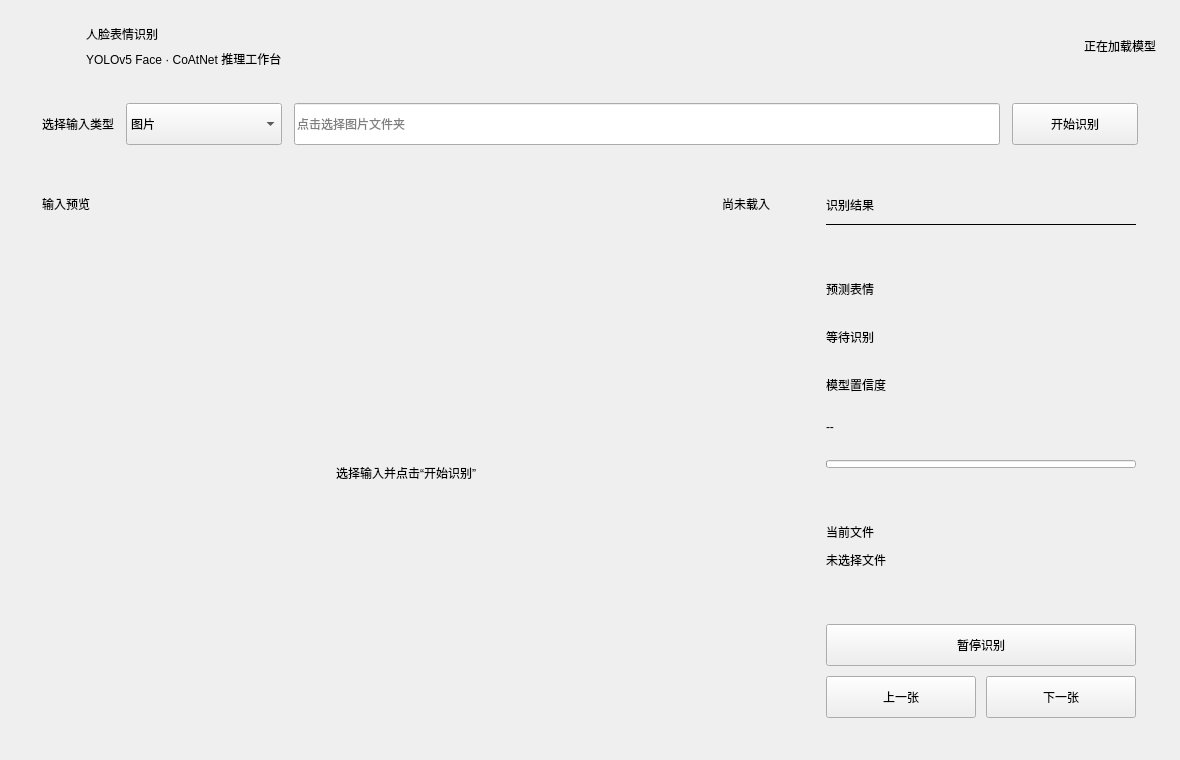
<?xml version="1.0" encoding="UTF-8"?>
<ui version="4.0">
 <class>mainWindow</class>
 <widget class="QMainWindow" name="mainWindow">
  <property name="geometry">
   <rect>
    <x>0</x>
    <y>0</y>
    <width>1180</width>
    <height>760</height>
   </rect>
  </property>
  <property name="minimumSize">
   <size>
    <width>980</width>
    <height>640</height>
   </size>
  </property>
  <property name="windowTitle">
   <string>人脸表情识别系统</string>
  </property>
  <widget class="QWidget" name="centralwidget">
   <layout class="QVBoxLayout" name="verticalLayout_root">
    <property name="spacing">
     <number>18</number>
    </property>
    <property name="leftMargin">
     <number>24</number>
    </property>
    <property name="topMargin">
     <number>22</number>
    </property>
    <property name="rightMargin">
     <number>24</number>
    </property>
    <property name="bottomMargin">
     <number>24</number>
    </property>
    <item>
     <layout class="QHBoxLayout" name="horizontalLayout_header">
      <property name="spacing">
       <number>14</number>
      </property>
      <item>
       <widget class="QLabel" name="appMark">
        <property name="minimumSize">
         <size>
          <width>48</width>
          <height>48</height>
         </size>
        </property>
        <property name="maximumSize">
         <size>
          <width>48</width>
          <height>48</height>
         </size>
        </property>
        <property name="text">
         <string/>
        </property>
        <property name="alignment">
         <set>Qt::AlignCenter</set>
        </property>
       </widget>
      </item>
      <item>
       <layout class="QVBoxLayout" name="verticalLayout_brand">
        <property name="spacing">
         <number>2</number>
        </property>
        <item>
         <widget class="QLabel" name="headerTitle">
          <property name="text">
           <string>人脸表情识别</string>
          </property>
         </widget>
        </item>
        <item>
         <widget class="QLabel" name="headerSubtitle">
          <property name="text">
           <string>YOLOv5 Face · CoAtNet 推理工作台</string>
          </property>
         </widget>
        </item>
       </layout>
      </item>
      <item>
       <spacer name="horizontalSpacer_header">
        <property name="orientation">
         <enum>Qt::Horizontal</enum>
        </property>
        <property name="sizeHint" stdset="0">
         <size>
          <width>40</width>
          <height>20</height>
         </size>
        </property>
       </spacer>
      </item>
      <item>
       <widget class="QLabel" name="modelStatus">
        <property name="minimumSize">
         <size>
          <width>0</width>
          <height>32</height>
         </size>
        </property>
        <property name="text">
         <string>正在加载模型</string>
        </property>
        <property name="alignment">
         <set>Qt::AlignCenter</set>
        </property>
       </widget>
      </item>
     </layout>
    </item>
    <item>
     <widget class="QFrame" name="controlPanel">
      <property name="minimumSize">
       <size>
        <width>0</width>
        <height>72</height>
       </size>
      </property>
      <property name="frameShape">
       <enum>QFrame::NoFrame</enum>
      </property>
      <layout class="QHBoxLayout" name="horizontalLayout_controls">
       <property name="spacing">
        <number>12</number>
       </property>
       <property name="leftMargin">
        <number>18</number>
       </property>
       <property name="topMargin">
        <number>14</number>
       </property>
       <property name="rightMargin">
        <number>18</number>
       </property>
       <property name="bottomMargin">
        <number>14</number>
       </property>
       <item>
       <widget class="QLabel" name="label_inputType">
         <property name="text">
          <string>选择输入类型</string>
         </property>
        </widget>
       </item>
       <item>
        <widget class="QComboBox" name="comboBox">
         <property name="minimumSize">
          <size>
           <width>156</width>
           <height>42</height>
          </size>
         </property>
         <property name="maximumSize">
          <size>
           <width>176</width>
           <height>42</height>
          </size>
         </property>
         <property name="iconSize">
          <size>
           <width>18</width>
           <height>18</height>
          </size>
         </property>
         <item>
          <property name="text">
           <string>图片</string>
          </property>
         </item>
         <item>
          <property name="text">
           <string>视频</string>
          </property>
         </item>
         <item>
          <property name="text">
           <string>摄像头</string>
          </property>
         </item>
        </widget>
       </item>
       <item>
        <widget class="QLineEdit" name="lineEdit">
         <property name="minimumSize">
          <size>
           <width>0</width>
           <height>42</height>
          </size>
         </property>
         <property name="readOnly">
          <bool>true</bool>
         </property>
         <property name="placeholderText">
          <string>点击选择图片文件夹</string>
         </property>
        </widget>
       </item>
       <item>
        <widget class="QPushButton" name="pushButton_start">
         <property name="minimumSize">
          <size>
           <width>126</width>
           <height>42</height>
          </size>
         </property>
         <property name="maximumSize">
          <size>
           <width>150</width>
           <height>42</height>
          </size>
         </property>
         <property name="text">
          <string>开始识别</string>
         </property>
        </widget>
       </item>
      </layout>
     </widget>
    </item>
    <item>
     <layout class="QHBoxLayout" name="horizontalLayout_main">
      <property name="spacing">
       <number>18</number>
      </property>
      <item>
       <widget class="QFrame" name="previewPanel">
        <property name="frameShape">
         <enum>QFrame::NoFrame</enum>
        </property>
        <layout class="QVBoxLayout" name="verticalLayout_preview">
         <property name="spacing">
          <number>14</number>
         </property>
         <property name="leftMargin">
          <number>18</number>
         </property>
         <property name="topMargin">
          <number>16</number>
         </property>
         <property name="rightMargin">
          <number>18</number>
         </property>
         <property name="bottomMargin">
          <number>18</number>
         </property>
         <item>
          <layout class="QHBoxLayout" name="horizontalLayout_previewHeader">
           <item>
            <widget class="QLabel" name="previewTitle">
             <property name="text">
              <string>输入预览</string>
             </property>
            </widget>
           </item>
           <item>
            <spacer name="horizontalSpacer_preview">
             <property name="orientation">
              <enum>Qt::Horizontal</enum>
             </property>
             <property name="sizeHint" stdset="0">
              <size>
               <width>40</width>
               <height>20</height>
              </size>
             </property>
            </spacer>
           </item>
           <item>
            <widget class="QLabel" name="previewMeta">
             <property name="text">
              <string>尚未载入</string>
             </property>
            </widget>
           </item>
          </layout>
         </item>
         <item>
          <widget class="QLabel" name="label_picture">
           <property name="minimumSize">
            <size>
             <width>560</width>
             <height>360</height>
            </size>
           </property>
           <property name="sizePolicy">
            <sizepolicy hsizetype="Expanding" vsizetype="Expanding">
             <horstretch>0</horstretch>
             <verstretch>1</verstretch>
            </sizepolicy>
           </property>
           <property name="text">
            <string>选择输入并点击“开始识别”</string>
           </property>
           <property name="alignment">
            <set>Qt::AlignCenter</set>
           </property>
           <property name="scaledContents">
            <bool>false</bool>
           </property>
          </widget>
         </item>
        </layout>
       </widget>
      </item>
      <item>
       <widget class="QFrame" name="resultPanel">
        <property name="minimumSize">
         <size>
          <width>300</width>
          <height>0</height>
         </size>
        </property>
        <property name="maximumSize">
         <size>
          <width>350</width>
          <height>16777215</height>
         </size>
        </property>
        <property name="frameShape">
         <enum>QFrame::NoFrame</enum>
        </property>
        <layout class="QVBoxLayout" name="verticalLayout_result">
         <property name="spacing">
          <number>10</number>
         </property>
         <property name="leftMargin">
          <number>20</number>
         </property>
         <property name="topMargin">
          <number>18</number>
         </property>
         <property name="rightMargin">
          <number>20</number>
         </property>
         <property name="bottomMargin">
          <number>18</number>
         </property>
         <item>
          <widget class="QLabel" name="resultTitle">
           <property name="text">
            <string>识别结果</string>
           </property>
          </widget>
         </item>
         <item>
          <widget class="QFrame" name="resultDivider">
           <property name="minimumSize">
            <size>
             <width>0</width>
             <height>1</height>
            </size>
           </property>
           <property name="maximumSize">
            <size>
             <width>16777215</width>
             <height>1</height>
            </size>
           </property>
           <property name="frameShape">
            <enum>QFrame::HLine</enum>
           </property>
           <property name="frameShadow">
            <enum>QFrame::Plain</enum>
           </property>
          </widget>
         </item>
         <item>
          <spacer name="verticalSpacer_resultTop">
           <property name="orientation">
            <enum>Qt::Vertical</enum>
           </property>
           <property name="sizeHint" stdset="0">
            <size>
             <width>20</width>
             <height>16</height>
            </size>
           </property>
          </spacer>
         </item>
         <item>
          <widget class="QLabel" name="emotionCaption">
           <property name="text">
            <string>预测表情</string>
           </property>
          </widget>
         </item>
         <item>
          <widget class="QLabel" name="label_outcome">
           <property name="minimumSize">
            <size>
             <width>0</width>
             <height>58</height>
            </size>
           </property>
           <property name="text">
            <string>等待识别</string>
           </property>
           <property name="alignment">
            <set>Qt::AlignLeft|Qt::AlignVCenter</set>
           </property>
           <property name="wordWrap">
            <bool>true</bool>
           </property>
          </widget>
         </item>
         <item>
          <widget class="QLabel" name="confidenceCaption">
           <property name="text">
            <string>模型置信度</string>
           </property>
          </widget>
         </item>
         <item>
          <widget class="QLabel" name="label_confidence">
           <property name="minimumSize">
            <size>
             <width>0</width>
             <height>46</height>
            </size>
           </property>
           <property name="text">
            <string>--</string>
           </property>
           <property name="alignment">
            <set>Qt::AlignLeft|Qt::AlignVCenter</set>
           </property>
          </widget>
         </item>
         <item>
          <widget class="QProgressBar" name="confidenceBar">
           <property name="maximumSize">
            <size>
             <width>16777215</width>
             <height>8</height>
            </size>
           </property>
           <property name="value">
            <number>0</number>
           </property>
           <property name="textVisible">
            <bool>false</bool>
           </property>
          </widget>
         </item>
         <item>
          <spacer name="verticalSpacer_resultMiddle">
           <property name="orientation">
            <enum>Qt::Vertical</enum>
           </property>
           <property name="sizeHint" stdset="0">
            <size>
             <width>20</width>
             <height>24</height>
            </size>
           </property>
          </spacer>
         </item>
         <item>
          <widget class="QLabel" name="fileCaption">
           <property name="text">
            <string>当前文件</string>
           </property>
          </widget>
         </item>
         <item>
          <widget class="QLabel" name="label_file">
           <property name="text">
            <string>未选择文件</string>
           </property>
           <property name="wordWrap">
            <bool>true</bool>
           </property>
          </widget>
         </item>
         <item>
          <spacer name="verticalSpacer_resultBottom">
           <property name="orientation">
            <enum>Qt::Vertical</enum>
           </property>
           <property name="sizeHint" stdset="0">
            <size>
             <width>20</width>
             <height>40</height>
            </size>
           </property>
          </spacer>
         </item>
         <item>
          <widget class="QPushButton" name="pushButton_pause">
           <property name="minimumSize">
            <size>
             <width>0</width>
             <height>42</height>
            </size>
           </property>
           <property name="text">
            <string>暂停识别</string>
           </property>
           <property name="visible">
            <bool>false</bool>
           </property>
          </widget>
         </item>
         <item>
          <layout class="QHBoxLayout" name="horizontalLayout_buttons">
           <property name="spacing">
            <number>10</number>
           </property>
           <item>
            <widget class="QPushButton" name="pushButton_left">
             <property name="minimumSize">
              <size>
               <width>0</width>
               <height>42</height>
              </size>
             </property>
             <property name="text">
              <string>上一张</string>
             </property>
            </widget>
           </item>
           <item>
            <widget class="QPushButton" name="pushButton_right">
             <property name="minimumSize">
              <size>
               <width>0</width>
               <height>42</height>
              </size>
             </property>
             <property name="text">
              <string>下一张</string>
             </property>
            </widget>
           </item>
          </layout>
         </item>
        </layout>
       </widget>
      </item>
     </layout>
    </item>
   </layout>
  </widget>
 </widget>
 <resources/>
 <connections/>
</ui>
